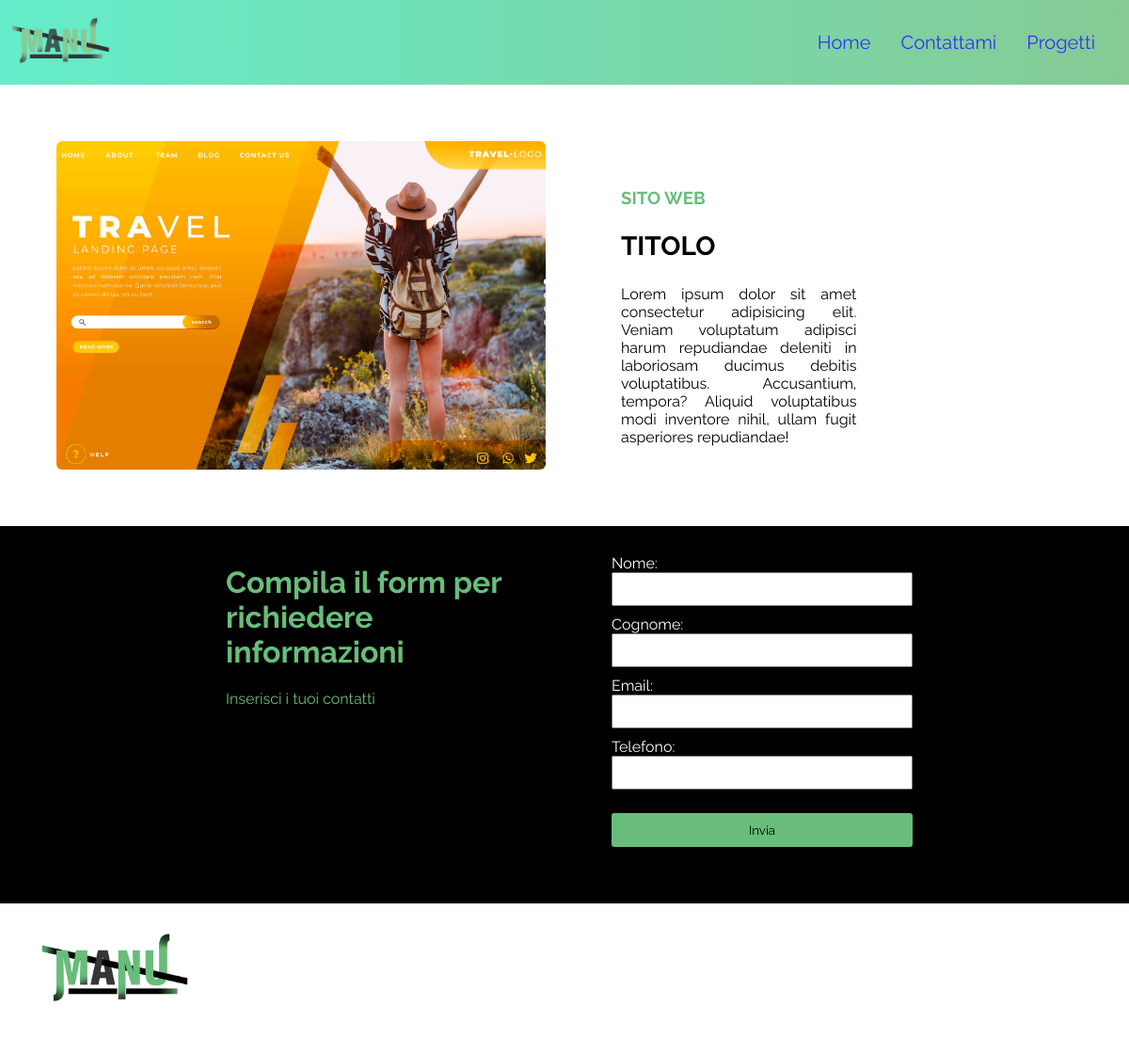
Page /progetto.php?id=1 on the committed database.
### tables this page shows
CREATE TABLE immagini (
    id INT AUTO_INCREMENT PRIMARY KEY,
    src VARCHAR(255) NOT NULL,
    alt VARCHAR(255) NOT NULL,
    link VARCHAR(255) NOT NULL,
    title VARCHAR(255) NOT NULL,
    subtitle VARCHAR(255) NOT NULL,
    description TEXT NOT NULL
);

### progetto.php (the view, shortened to what this page needs)
<!DOCTYPE html>
<html>
<head>
  <link rel="stylesheet" href="scss02.css">
</head>
<body>
    <?php
        require_once( 'intestazione.php' );
        require_once("connessione.php");
    ?>
    <?php
        $desiredId = isset($_GET['id']) ? $_GET['id'] : null;
        $sql = "SELECT * FROM immagini WHERE id = $desiredId";
        $result = $conn->query($sql);
        if ($result->num_rows > 0) {
            while($row = $result->fetch_assoc()) {
                echo '<section>';
                echo '<div class="container">';
                echo '<img src="' . $row['src'] . '" alt="' . $row['alt'] . '">';
                echo '<div class="content">';
                echo '<h3>' . $row['subtitle'] . '</h3>';
                echo '<h1>' . $row['title'] . '</h1>';
                echo '<p>' . $row['description'] . '</p>';
                echo '</div>';
                echo '</div>';
                echo '</section>';
            }
        } else {
            echo "Nessun risultato trovato";
        }
    ?>
    <?php
        require_once( 'form.php' );
    ?>
</body>

### intestazione.php (shortened to what this page needs)
<link rel="stylesheet" href="Intestazione.css">
<header>
    <img src="IMMAGINI/LOGO.png" alt="Logo">
    <section class="top-nav">
        <ul class="menu">
            <li><a href="index.php">Home</a></li>
            <li><a href="#info" >Contattami</a></li>
            <li><a href="projects.php" >Progetti</a></li>
        </ul>
    </section>
</header>

### form.php (shortened to what this page needs)
<footer>
    <?php
    $nome = $cognome = $email = $telefono = "";
    $inviato = "";
    ?>
    <div class="container3">
      <div class="title3">
        <h1 id="info">Compila il form per richiedere informazioni</h1>
        <p>Inserisci i tuoi contatti</p>
      </div>
      <div class="form-section">
        <form id="form" method="post" action="index.php#form">
          Nome: <input type="text" name="nome" value="<?php echo htmlspecialchars($nome); ?>">
          Cognome: <input type="text" name="cognome" value="<?php echo htmlspecialchars($cognome); ?>">
          Email: <input type="text" name="email" value="<?php echo htmlspecialchars($email); ?>">
          Telefono: <input type="text" name="telefono" value="<?php echo htmlspecialchars($telefono); ?>">
            <?php if (!$inviato): ?>
            <input type="submit" name="submit" value="Invia">
            <?php else: ?>
            <p class='inviato'>Dati inviati con successo!</p>
            <?php endif; ?>
        </form>
      </div>
    </div>
    <div class="container4">
      <div class="image-container4">
        <img src="IMMAGINI/LOGO.png" alt="Logo">
      </div>
    </div>
</footer>

### scss02.css (style rules this page uses)
body { font-family:"Arial",sans-serif;margin:0;padding:0;box-sizing:border-box }
* { font-family:"Raleway";text-decoration:none }
.container { display:flex;align-items:center;max-width:520px;margin:5%;text-align:justify;margin-top:150px }
.container img { max-width:100%;height:auto;border-radius:6px }
.content { margin-left:80px;align-items:center }
.content h3 { color:#68bd7a;margin-top:40px }
.content h1 { font-size:28px;color:#000;margin-bottom:25px }
.content p { margin-right:-150px }
footer { font-family:Arial,sans-serif;margin:0;padding:0;background-color:#000 }
.container3 { max-width:800px;margin:20px auto;display:flex;justify-content:space-around }
.title3 { flex:1;margin-right:50px;margin-left:5%;margin-top:20px;color:#68bd7a }
.form-section { flex:1;background-color:#000;padding:30px;padding-left:40px }
form { display:flex;flex-direction:column;color:#fff }
input { padding:8px;margin-bottom:10px }
input[type=submit] { background-color:#68bd7a;color:#000;cursor:pointer;border:none;padding:10px;border-radius:3px;box-shadow:5px 5px 15px rgba(0,0,0,.5);margin-top:15px }
.container4 { position:relative;padding:80px;background-color:#fff }
.image-container4 { position:absolute;bottom:0;left:0 }
.image-container4 img { max-width:100%;height:90px;padding:40px }

### Intestazione.css (style rules this page uses)
body { font-family:"Arial",sans-serif;margin:0;padding:0;box-sizing:border-box }
* { font-family:"Raleway";text-decoration:none }
header { z-index:100;position:fixed;background:linear-gradient(to left, #68bd7a, #3ee9be);opacity:.8;justify-content:space-between;width:100%;margin:auto;align-items:center;display:flex;top:0px }
header img { margin-left:10px;font-size:30px;height:60px }
.top-nav { display:flex;flex-direction:row;align-items:center;justify-content:space-between;height:50px;font-size:20px;margin-left:10px;padding:20px }
.menu { display:flex;flex-direction:row;list-style-type:none;margin:0;padding:0 }
.menu>li { margin:0 1rem;overflow:hidden }

### rows in the picture
immagini: src (picture), subtitle "SITO WEB", title "TITOLO", description "Lorem ipsum dolor sit amet consectetur adipisicing elit. Veniam voluptatum adipisci harum repudiandae deleniti in laboriosam ducimus debitis voluptatibus. Accusantium, tempora? Aliquid voluptatibus modi inventore nihil, ullam fugit asperiores repudiandae!"
